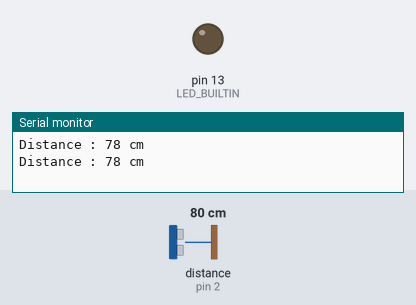
A sketch run on a simulated Arduino Uno, built with avr-gcc and run on an emulated ATmega328P. Parts: output pins drawn as LEDs (lit = HIGH), the last lines printed to the serial monitor. Wiring (inferred from the names in the program): ultrasonic range finder: trigger pin 3; echo pin 2. Inputs (shaded band) come from the test bench; at power-on: distance to the obstacle (sensor on pin 2) 80 cm. The echo pulse lasts 58.3 µs per cm; pins used as bus, display or sensor lines are not drawn.

Above: at 1.8 s.
1.9 s: distance to the obstacle (sensor on pin 2) set to 7 cm
3.4 s: distance to the obstacle (sensor on pin 2) set to 4 cm
At 5.1 s:
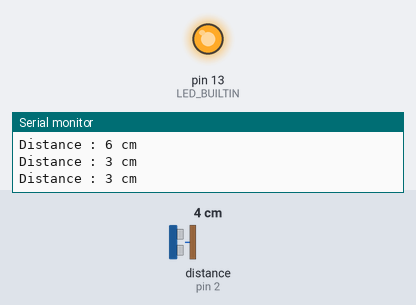
5.5 s: distance to the obstacle (sensor on pin 2) set to 9 cm
At 6.7 s:
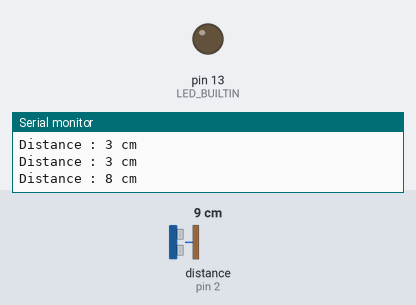
7.5 s: distance to the obstacle (sensor on pin 2) set to 2 cm
At 8.3 s:
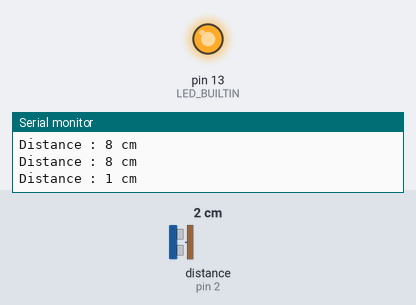
Timing chart, 0 to 10.5 s (numbered marks = the images above; inputs shaded):
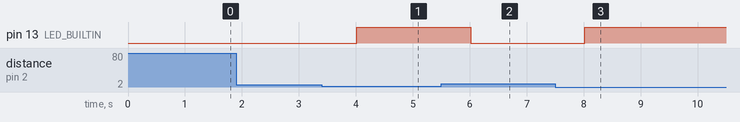

The sketch:

blink.ino
```cpp
long duration;
int distance;
int trigPin = 3;
int echoPin = 2;
void setup(){
  Serial.begin(9600);
  pinMode(trigPin,OUTPUT);
  pinMode(echoPin,INPUT);
  pinMode(LED_BUILTIN, OUTPUT);
 }
void loop(){
  digitalWrite(trigPin,LOW);
  delayMicroseconds(2);
  digitalWrite(trigPin,HIGH);
  delayMicroseconds(10);
  digitalWrite(trigPin,LOW);
  duration=pulseIn(echoPin,HIGH);
  distance=(duration*0.034/2);
   if(distance < 5 ){                   // conditional to test and turn on LED if the distance is than 5cm
    digitalWrite(LED_BUILTIN, HIGH);   // turn the LED on (HIGH is the voltage level)
  }else{
     digitalWrite(LED_BUILTIN, LOW);   // turn the LED on (HIGH is the voltage level)
  }
  Serial.print("Distance : ");
  Serial.print(distance);
  Serial.println(" cm ");
  delay(1000);

}
```

Measured:
- the behaviour switches between 6 and 5 cm on distance to the obstacle (sensor on pin 2) (found by bisection; images 0 and 1)
- after the input at 3.4 s, pin 13 (LED_BUILTIN): LOW → HIGH after 0.61 s
- after the input at 5.5 s, pin 13 (LED_BUILTIN): HIGH → LOW after 0.52 s
- after the input at 7.5 s, pin 13 (LED_BUILTIN): LOW → HIGH after 0.52 s
